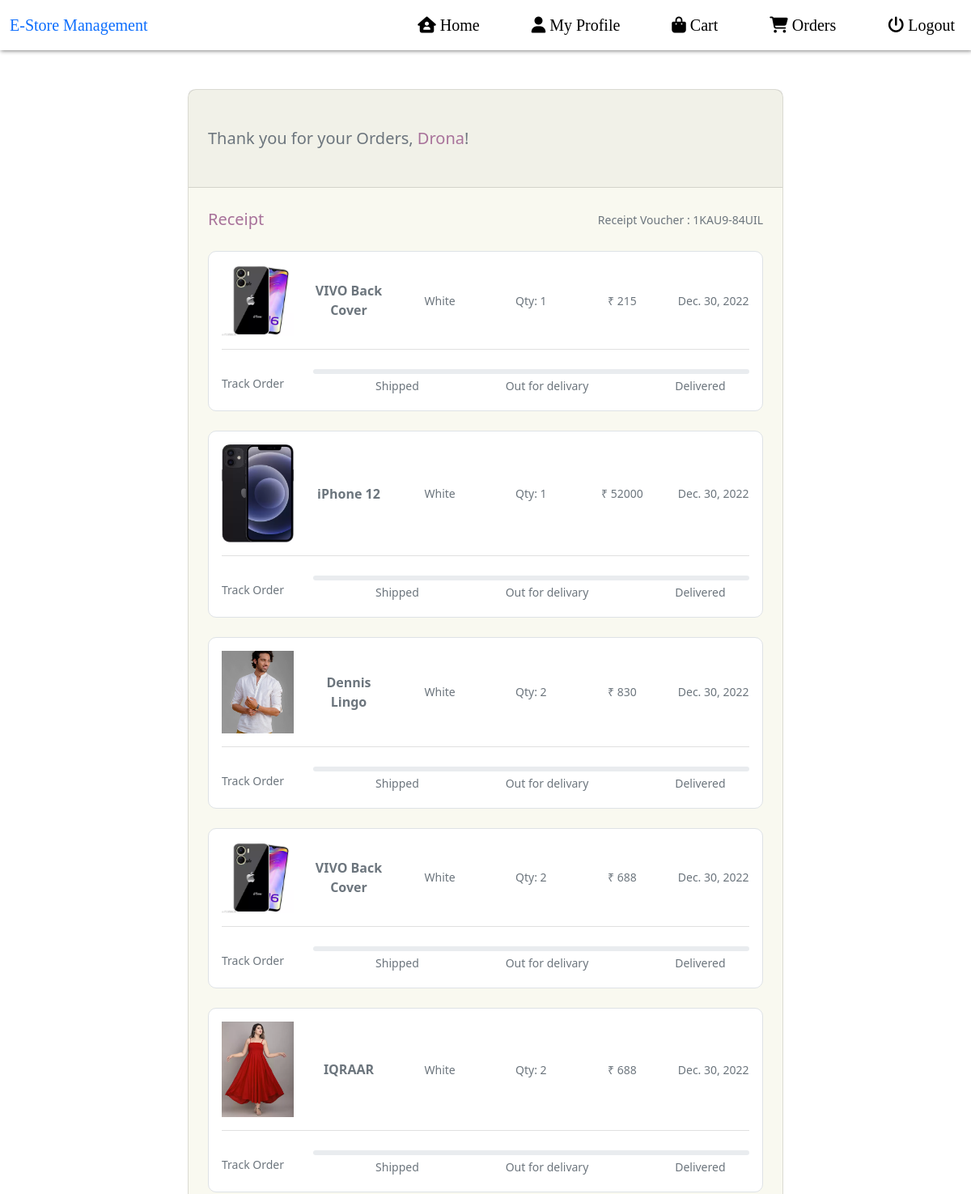
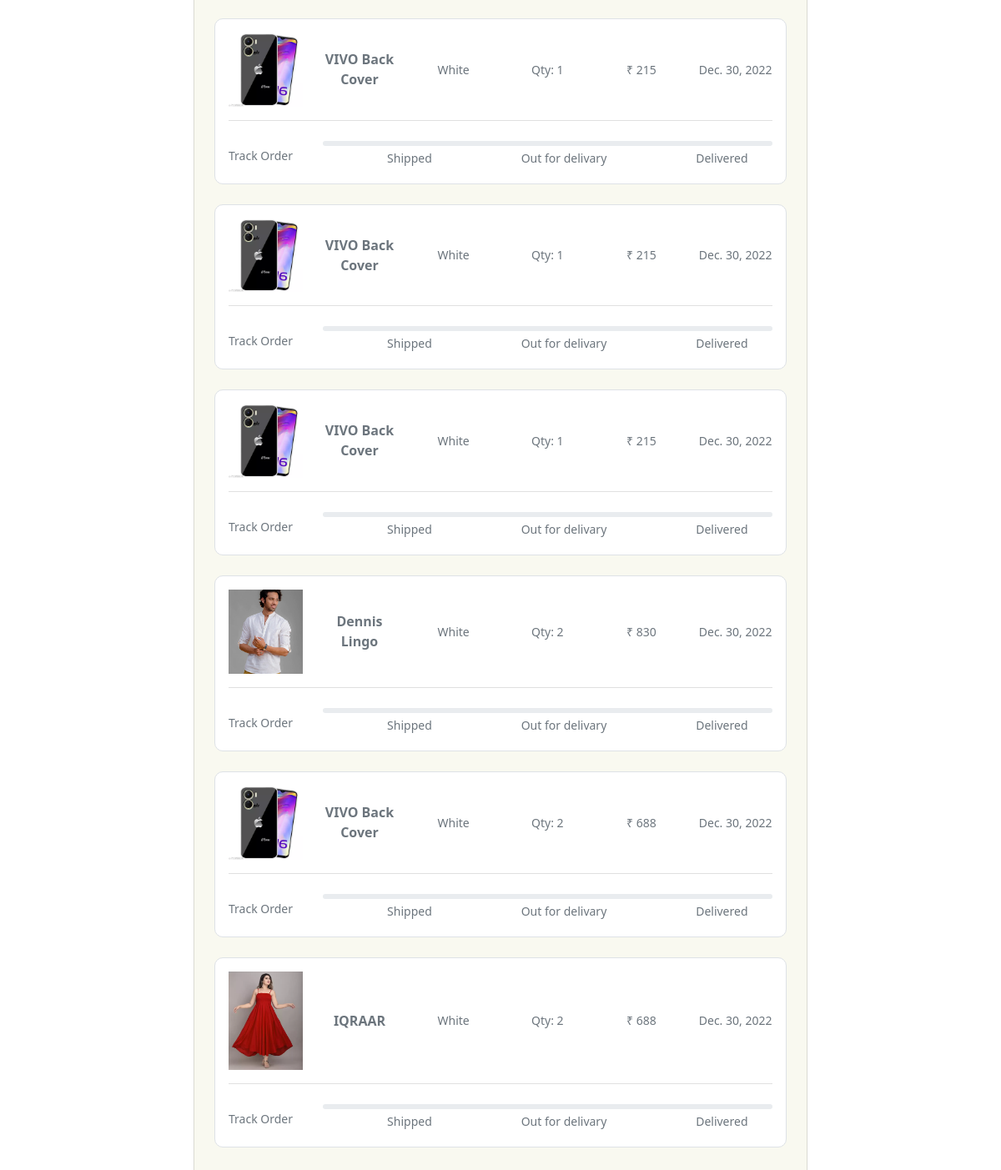
Screenshot of /myorders (signed in) with the database file from the repository (2 pictures, top to bottom).
### APP/models.py (models this page shows, shortened)
class Customer(models.Model):
	first_name = models.CharField(max_length=50)
	last_name = models.CharField(max_length=50)
	phone = models.CharField(max_length=10)
	email = models.EmailField()
	password = models.CharField(max_length=100)
	address = models.TextField(max_length=100)
	pincode =  models.CharField(max_length=6)
	@staticmethod
	def get_customer_by_email(email):
		try:
			return Customer.objects.get(email=email)
		except:
			return False

class Ordered_Product(models.Model):
	product = models.ForeignKey(Product,
								on_delete=models.CASCADE)
	orderitem = models.ForeignKey(Order_Item,
								on_delete=models.CASCADE)

class Product(models.Model):
    productname = models.CharField(max_length=200)
    MRP = models.IntegerField()
    discount = models.DecimalField(default = 0 ,max_digits=10, decimal_places=2)
    price = models.IntegerField()
    category = models.ForeignKey(Category, on_delete=models.CASCADE, default=1)
    productfullname = models.TextField()
    description = models.TextField(default='')
    rating = models.DecimalField(default = 0,max_digits=2, decimal_places=1)
    image = models.ImageField(upload_to='uploads\products')

class Order_Item(models.Model):
	productids = models.CharField(max_length=200,default='', blank=True)
	customer = models.ForeignKey(Customer,
								on_delete=models.CASCADE)
	quantity = models.IntegerField(default=1)
	price = models.IntegerField()
	address = models.CharField(max_length=100, default='', blank=True)
	orderdate = models.DateField(default=datetime.datetime.today)
	deliverdate = models.DateField(default=datetime.datetime.today)
	size = models.CharField(max_length=5, default='', blank=True)
	status = models.CharField(default = '',choices=GENDER_CHOICES, max_length=128)

### APP/views.py (the view)
# urls.py: path('myorders',views.myorders,name='myorders'),
def myorders(request):
    template = loader.get_template('orderspage.html')
    current_user = request.session['user']
    customer = Customer.get_customer_by_email(current_user)
    orders = Order_Item.objects.filter(customer_id=customer.id)
    ordered_product = Ordered_Product.objects.all()
    MRP = 0.0
    discount = 0.0
    total = 0.0
    delivery_charges = 0.0
    for order in orders:
        total += order.price
    for order in orders:
        for ordpro in ordered_product:
            if order.id == ordpro.orderitem_id:
                MRP += ordpro.product.MRP
                discount += float((ordpro.product.discount)*(ordpro.product.MRP))
                if ordpro.product.MRP<500:
                    delivery_charges += 55
                else:
                    delivery_charges=0
    context = {
        'orders':orders,
        'ordered_product':ordered_product,
        'customer':customer,
        'MRP':MRP,
        'discount':round(discount,1),
        'total':total,
        'delivery_charges':delivery_charges,
        'login':'login'
    }
    return HttpResponse(template.render(context,request))

### APP/templates/orderspage.html (shortened to what this page needs)
<html lang="en">
<head>
     <link href="https://cdn.jsdelivr.net/npm/bootstrap@5.0.2/dist/css/bootstrap.min.css" rel="stylesheet">
</head>
<body>
  {% include 'navbar.html' %}
    <section class="h-100 gradient-custom">
        <div class="container py-5 h-100 ">
          <div class="row d-flex justify-content-center align-items-center h-100">
            <div class="col-lg-10 col-xl-8 ">
              <div class="card" style="border-radius: 10px;background-color: #f9f9f0;">
                <div class="card-header px-4 py-5" >
                  <h5 class="text-muted mb-0">Thank you for your Orders, <span style="color: #a8729a;">{{ customer.first_name }}</span>!</h5>
                </div>
                <div class="card-body p-4">
                  <div class="d-flex justify-content-between align-items-center mb-4">
                    <p class="lead fw-normal mb-0" style="color: #a8729a;">Receipt</p>
                    <p class="small text-muted mb-0">Receipt Voucher : 1KAU9-84UIL</p>
                  </div>
                  {% for order in orders %}
                  {% for orderproduct in ordered_product %}
                  {% if orderproduct.orderitem_id == order.id %}
                  <div class="card shadow-0 border mb-4 " style="border-radius: 10px;" id="items">
                    <div class="card-body" style="color: black;">
                      <div class="row">
                        <div class="col-md-2">
                          <img src="{{ orderproduct.product.image.url }}"
                            class="img-fluid" alt="Phone">
                        </div>
                        <div class="col-md-2 text-center d-flex justify-content-center align-items-center">
                          <p class="text-muted mb-0"><b>{{ orderproduct.product.productname }}</b></p>
                        </div>
                        <div class="col-md-2 text-center d-flex justify-content-center align-items-center">
                          <p class="text-muted mb-0 small">White</p>
                        </div>
                        <div class="col-md-2 text-center d-flex justify-content-center align-items-center">
                          <p class="text-muted mb-0 small">Qty: {{ order.quantity }}</p>
                        </div>
                        <div class="col-md-2 text-center d-flex justify-content-center align-items-center">
                          <p class="text-muted mb-0 small text-success">₹ {{ order.price }}</p>
                        </div>
                        <div class="col-md-2 text-center d-flex justify-content-center align-items-center">
                          <p class="text-muted mb-0 small">{{ order.orderdate }}</p>
                        </div>
                      </div>
                      <hr class="mb-4" style="background-color: #e0e0e0; opacity: 1;">
                      <div class="row d-flex align-items-center">
                        <div class="col-md-2">
                          <p class="text-muted mb-0 small">Track Order</p>
                        </div>
                        <div class="col-md-10">
                          <div class="progress" style="height: 6px; border-radius: 16px;">
                          </div>
                          <div class="d-flex justify-content-around mb-1">
                            <p class="text-muted mt-1 mb-0 small ms-xl-5">Shipped</p>
                            <p class="text-muted mt-1 mb-0 small ms-xl-5">Out for delivary</p>
                            <p class="text-muted mt-1 mb-0 small ms-xl-5">Delivered</p>
                          </div>
                        </div>
                      </div>
                    </div>
                  </div>
                  {% endif %}
                  {% endfor %}
                  {% endfor %}
              </div>
            </div>
          </div>
        </div>
      </section>
</body>
</html>

### APP/templates/orderspage.html (style rules this page uses)
#items { transition-duration: .5s; cursor: pointer; }

### rows the page displays
Customer: first_name "Drona"
Order_Item: quantity "1", price "215", orderdate "Dec. 30, 2022"
Ordered_Product: product.image (picture), product.productname "VIVO Back Cover"
Order_Item: quantity "1", price "52000", orderdate "Dec. 30, 2022"
Ordered_Product: product.image (picture), product.productname "iPhone 12"
Order_Item: quantity "2", price "830", orderdate "Dec. 30, 2022"
Ordered_Product: product.image (picture), product.productname "Dennis Lingo"
Order_Item: quantity "2", price "688", orderdate "Dec. 30, 2022"
Ordered_Product: product.image (picture), product.productname "VIVO Back Cover"
Ordered_Product: product.image (picture), product.productname "IQRAAR"
Order_Item: quantity "1", price "215", orderdate "Dec. 30, 2022"
Ordered_Product: product.image (picture), product.productname "VIVO Back Cover"
Order_Item: quantity "1", price "215", orderdate "Dec. 30, 2022"
Ordered_Product: product.image (picture), product.productname "VIVO Back Cover"
Order_Item: quantity "1", price "215", orderdate "Dec. 30, 2022"
Ordered_Product: product.image (picture), product.productname "VIVO Back Cover"
Order_Item: quantity "2", price "830", orderdate "Dec. 30, 2022"
Ordered_Product: product.image (picture), product.productname "Dennis Lingo"
Order_Item: quantity "2", price "688", orderdate "Dec. 30, 2022"
Ordered_Product: product.image (picture), product.productname "VIVO Back Cover"
Ordered_Product: product.image (picture), product.productname "IQRAAR"
